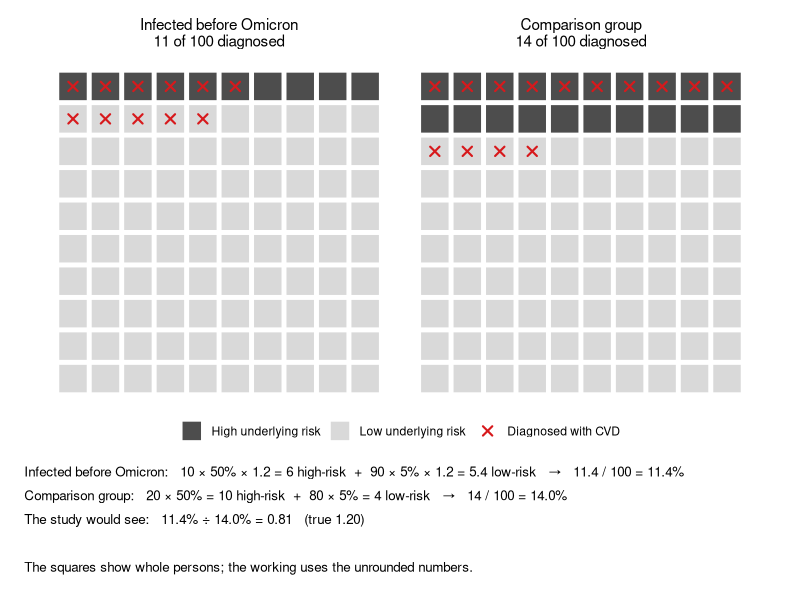
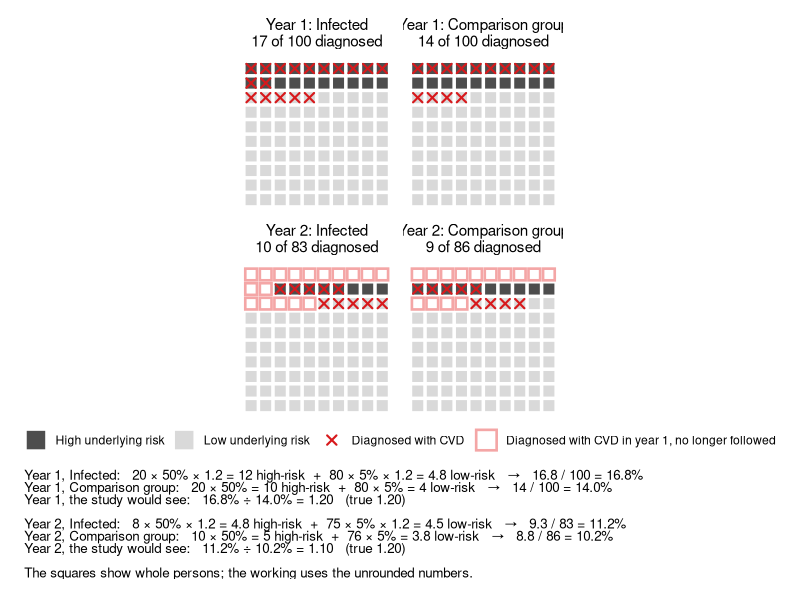
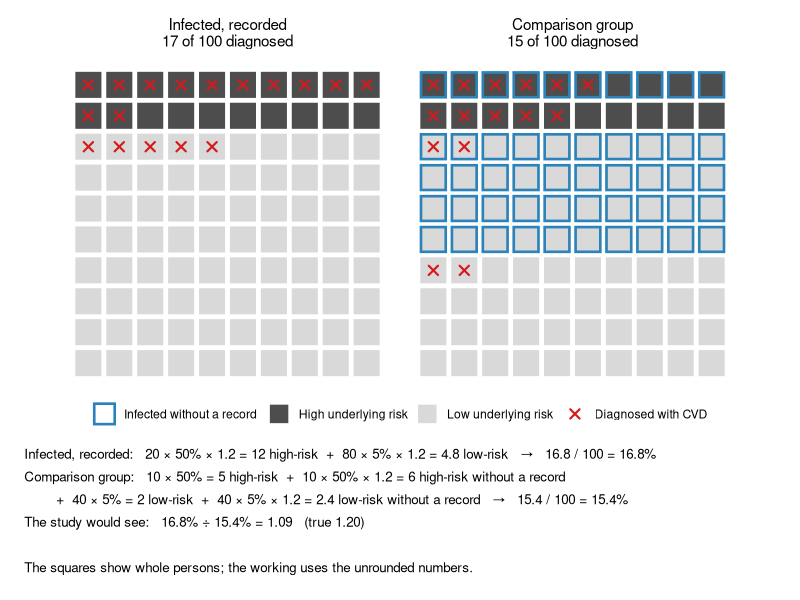
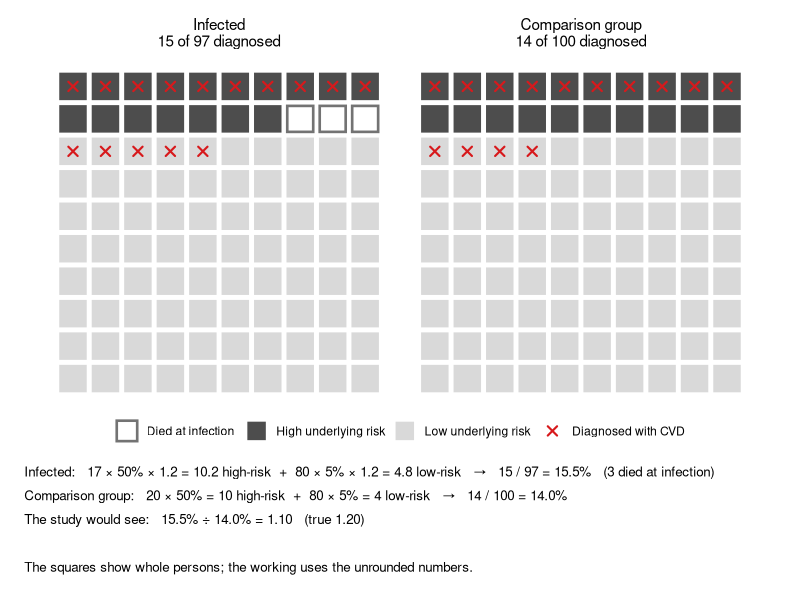

These charts were generated, in order, by the following R code:
# Illustrates, with 100 persons per group, how each source of bias moves a
# ratio of risks. The numbers are illustrative: they show the mechanism, and
# are not simulation output. In every example infection multiplies each
# person's risk of a CVD diagnosis by 1.2. Over the follow-up (each year, in
# the depletion example), a high-risk person has a 50% risk and a low-risk
# person a 5% risk. Diagnoses per subgroup are those risks summed and rounded,
# halves up. Each figure shows the persons as squares, and the working under
# them.
#
# It draws figures/illustration_selection.png, _depletion, _unrecorded and
# _deaths.
#
# Needs R 4.6 with data.table, ggplot2, patchwork and knitr.
# Run it from the repository root with: Rscript Illustrations.R

library(data.table)
library(ggplot2)

# CFG ====
ILL <- list()
ILL$hr <- 1.2
ILL$risk <- c(high = 0.5, low = 0.05)
P <- c(
  sel = "Selection into early infection",
  dep = "Depletion of susceptibles",
  unr = "Unrecorded infections",
  dai = "Deaths at infection"
)

# PART 1 -- DATA CREATION ====
# One group at one stage: n_high and n_low persons, with or without
# infection. unrec of them are infected without a record, split over high and
# low risk in proportion. died high-risk persons die at infection before any
# diagnosis. Diagnoses: the expected number per subgroup of risk and
# unrecorded infection, rounded halves up, given to the first living persons
# of the subgroup.
group <- function(
  panel,
  stage,
  label,
  infected,
  n_high,
  n_low,
  unrec = 0L,
  died = 0L
) {
  d <- data.table(risk = rep(c("high", "low"), c(n_high, n_low)))
  d[, id := .I]
  u_high <- round(unrec * n_high / (n_high + n_low))
  d[,
    unrec := (risk == "high" & id <= u_high) |
      (risk == "low" & id > n_high & id <= n_high + unrec - u_high)
  ]
  d[, died := risk == "high" & id > n_high - died]
  d[, infected := infected | unrec]
  d[, p := ILL$risk[risk] * fifelse(infected, ILL$hr, 1)]
  d[died == TRUE, p := 0]
  dx_n <- d[died == FALSE, .(n = floor(sum(p) + 0.5)), by = .(risk, unrec)]
  d[, dx := FALSE]
  for (i in seq_len(nrow(dx_n))) {
    ids <- d[
      risk == dx_n$risk[i] & unrec == dx_n$unrec[i] & died == FALSE,
      head(id, dx_n$n[i])
    ]
    d[ids, dx := TRUE]
  }
  d[, removed := FALSE]
  d[, `:=`(
    panel = panel,
    stage = stage,
    label = label,
    row = 10L - (id - 1L) %/% 10L,
    col = (id - 1L) %% 10L + 1L
  )]
  return(d[])
}
# Depletion: year 1 with all 100 persons, then year 2 in the same positions.
# The persons diagnosed in year 1 are removed: they are no longer free of
# CVD. The year-2 diagnoses go to the first persons still followed in each
# risk group.
depletion <- function(label, infected) {
  y1 <- group(P["dep"], "Year 1", label, infected, 20L, 80L)
  y2 <- copy(y1)[, `:=`(stage = "Year 2", removed = dx, dx = FALSE)]
  for (r in c("high", "low")) {
    ids <- y2[risk == r & removed == FALSE, id]
    y2[head(ids, floor(sum(y2[ids, p]) + 0.5)), dx := TRUE]
  }
  return(rbind(y1, y2))
}
d <- rbind(
  group(P["sel"], "", "Infected before Omicron", TRUE, 10L, 90L),
  group(P["sel"], "", "Comparison group", FALSE, 20L, 80L),
  depletion("Infected", TRUE),
  depletion("Comparison group", FALSE),
  group(P["unr"], "", "Infected, recorded", TRUE, 20L, 80L),
  group(P["unr"], "", "Comparison group", FALSE, 20L, 80L, unrec = 50L),
  group(P["dai"], "", "Infected", TRUE, 20L, 80L, died = 3L),
  group(P["dai"], "", "Comparison group", FALSE, 20L, 80L)
)
d[, exposed := label %like% "^Infected"]

# PART 2 -- ANALYSIS ====
# Per group and stage: persons at risk (those who did not die at infection
# and were not removed after a diagnosis in year 1) and diagnoses. The ratio
# of risks, infected against comparison, per stage.
# ex: the expected diagnoses, unrounded. The squares show the rounded
# diagnoses dx; the working and the ratio use ex. In the depletion example
# the persons removed after year 1 are whole persons, so rounding still moves
# the year-2 ratio slightly.
tab <- d[,
  .(n = sum(!died & !removed), dx = sum(dx), ex = sum(p[!died & !removed]), died = sum(died)),
  keyby = .(panel, stage, label, exposed)
]
ratio <- tab[,
  .(seen = (ex[exposed] / n[exposed]) / (ex[!exposed] / n[!exposed])),
  keyby = .(panel, stage)
]
# The working per subgroup of risk and unrecorded infection.
cells <- d[
  died == FALSE & removed == FALSE,
  .(n = .N, p = p[1], expected = sum(p), dx = sum(dx), infected = infected[1]),
  keyby = .(panel, stage, label, exposed, risk, unrec)
]
pc <- function(x) sprintf("%.0f%%", 100 * x)
# A count without decimals when it is whole, else with one.
num <- function(x) if (abs(x - round(x)) < 1e-9) sprintf("%d", round(x)) else sprintf("%.1f", x)
term <- function(n, r, infected, expected, dx) {
  return(sprintf(
    "%d × %s%s = %s",
    n,
    pc(ILL$risk[[r]]),
    if (infected) sprintf(" × %.1f", ILL$hr) else "",
    num(expected)
  ))
}
# The lines of working under each figure: one per group and stage, then the
# ratio of each stage.
working <- function(k) {
  out <- character(0)
  for (sg in unique(tab[panel == P[k], stage])) {
    for (g in tab[panel == P[k] & stage == sg][order(-exposed), label]) {
      cl <- cells[panel == P[k] & stage == sg & label == g]
      parts <- vapply(
        seq_len(nrow(cl)),
        function(i) {
          sprintf(
            "%s %s%s",
            term(cl$n[i], cl$risk[i], cl$infected[i], cl$expected[i], cl$dx[i]),
            if (cl$risk[i] == "high") "high-risk" else "low-risk",
            if (cl$unrec[i]) " without a record" else ""
          )
        },
        character(1)
      )
      tb <- tab[panel == P[k] & stage == sg & label == g]
      # More than two terms go on a second, indented line.
      first <- head(parts, 2L)
      rest <- tail(parts, -2L)
      tail_txt <- sprintf(
        "   →   %s / %d = %.1f%%%s",
        num(tb$ex),
        tb$n,
        100 * tb$ex / tb$n,
        if (tb$died > 0) sprintf("   (%d died at infection)", tb$died) else ""
      )
      head_txt <- sprintf(
        "%s%s:   %s",
        if (sg == "") "" else paste0(sg, ", "),
        g,
        paste(first, collapse = "  +  ")
      )
      if (length(rest) == 0L) {
        out <- c(out, paste0(head_txt, tail_txt))
      } else {
        out <- c(
          out,
          head_txt,
          paste0("        +  ", paste(rest, collapse = "  +  "), tail_txt)
        )
      }
    }
    ti <- tab[panel == P[k] & stage == sg & exposed == TRUE]
    tc <- tab[panel == P[k] & stage == sg & exposed == FALSE]
    out <- c(
      out,
      sprintf(
        "%s:   %.1f%% ÷ %.1f%% = %.2f   (true %.2f)",
        if (sg == "") {
          "The study would see"
        } else {
          paste0(sg, ", the study would see")
        },
        100 * ti$ex / ti$n,
        100 * tc$ex / tc$n,
        ratio[panel == P[k] & stage == sg, seen],
        ILL$hr
      ),
      ""
    )
  }
  return(c(head(out, -1L), "", "The squares show whole persons; the working uses the unrounded numbers."))
}

# PART 3 -- OUTPUT ====
print(knitr::kable(tab, format = "pipe"))
print(knitr::kable(ratio, format = "pipe", digits = 2))
dir.create("results", showWarnings = FALSE)
saveRDS(
  list(tab = tab, ratio = ratio, cells = cells, cfg = ILL),
  "results/illustrations.rds"
)

FILL <- c(
  "High underlying risk" = "#4d4d4d",
  "Low underlying risk" = "#d9d9d9",
  "Died at infection" = "white",
  "Removed" = "white"
)
EDGE_COL <- c(
  "Infected without a record" = "#2b83ba",
  "Died at infection" = "grey45",
  "Diagnosed with CVD in year 1, no longer followed" = "#f4a6a6"
)
FILES <- c(
  sel = "selection",
  dep = "depletion",
  unr = "unrecorded",
  dai = "deaths"
)
d[
  tab,
  on = .(panel, stage, label),
  strip := sprintf(
    "%s%s\n%d of %d diagnosed",
    fifelse(stage == "", "", paste0(stage, ": ")),
    label,
    i.dx,
    i.n
  )
]
d[,
  status := fcase(
    died , "Died at infection" , removed , "Removed" , risk == "high" , "High underlying risk" ,
    default = "Low underlying risk"
  )
]
d[,
  edge := fcase(
    unrec , "Infected without a record" , died , "Died at infection" , removed , "Diagnosed with CVD in year 1, no longer followed" ,
    default = NA_character_
  )
]
for (k in names(P)) {
  x <- d[panel == P[k]]
  x[, strip := factor(strip, levels = unique(x[order(stage, -exposed), strip]))]
  q <- ggplot(x, aes(col, row))
  q <- q +
    geom_tile(
      aes(fill = status),
      colour = "white",
      linewidth = 0.8,
      width = 0.92,
      height = 0.92
    )
  if (any(!is.na(x$edge))) {
    q <- q +
      geom_tile(
        data = x[!is.na(edge)],
        aes(colour = edge),
        fill = NA,
        linewidth = 0.9,
        width = 0.8,
        height = 0.8
      )
    q <- q +
      scale_colour_manual(
        NULL,
        values = EDGE_COL[unique(x[!is.na(edge), edge])]
      )
  }
  q <- q +
    geom_point(
      data = x[dx == TRUE],
      aes(shape = "Diagnosed with CVD"),
      size = 2.4,
      stroke = 1.1,
      colour = "#d7191c"
    )
  q <- q +
    scale_fill_manual(
      NULL,
      values = FILL,
      breaks = setdiff(
        names(FILL)[names(FILL) %in% x$status],
        c("Died at infection", "Removed")
      )
    )
  q <- q + scale_shape_manual(NULL, values = 4)
  q <- q + scale_y_continuous(limits = c(0.5, 10.5))
  q <- q + facet_wrap(~strip, ncol = 2)
  q <- q + coord_equal()
  q <- q +
    theme_void(base_size = 11) +
    theme(
      legend.position = "bottom",
      strip.text = element_text(size = 11, margin = margin(b = 4)),
      plot.margin = margin(6, 6, 6, 6)
    )
  # The working, as lines of text in a white space under the squares.
  w <- working(k)
  tx <- ggplot() +
    annotate(
      "text",
      x = 0,
      y = rev(seq_along(w)),
      label = w,
      hjust = 0,
      size = 3.4
    ) +
    scale_x_continuous(limits = c(0, 1), expand = c(0, 0)) +
    scale_y_continuous(limits = c(0.5, length(w) + 0.5), expand = c(0, 0)) +
    theme_void() +
    theme(plot.margin = margin(6, 12, 10, 12))
  n_rows <- length(unique(x$stage))
  qq <- patchwork::wrap_plots(
    q,
    tx,
    ncol = 1,
    heights = c(n_rows * 105, 7 * length(w))
  )
  ggsave(
    sprintf("figures/illustration_%s.png", FILES[[k]]),
    qq,
    width = 240,
    height = 105 * n_rows + 30 + 7 * length(w),
    units = "mm",
    dpi = 170,
    bg = "white"
  )
}
